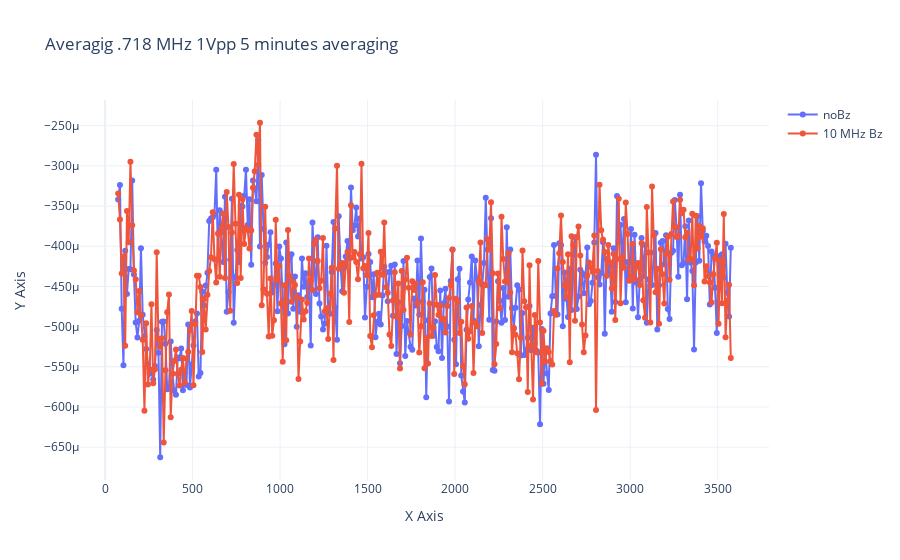

Notebook cell for this chart:
### Code cell
read_and_plot(["C:/Users/HFNV/diamondgui/temp/backup/250702h13m50s27_HahnEcho-default.pkl","C:/Users/HFNV/diamondgui/temp/backup/250702h14m03s05_HahnEcho-default.pkl"],["noBz","10 MHz Bz"])

### Figure 1 — Plotly figure (JSON) as saved in the notebook; plotly's stock layout.template omitted (floating-point values rounded to 4 significant figures; data arrays with more than 128 entries replaced by an {"elided": "..."} marker saying what was removed)
{"data": [{"mode": "lines+markers", "name": "noBz", "type": "scatter", "x": {"elided": "351 float values"}, "y": {"elided": "351 float values"}}, {"mode": "lines+markers", "name": "10 MHz Bz", "type": "scatter", "x": {"elided": "351 float values"}, "y": {"elided": "351 float values"}}], "layout": {"title": {"text": "Averagig .718 MHz 1Vpp 5 minutes averaging "}, "xaxis": {"title": {"text": "X Axis"}}, "yaxis": {"title": {"text": "Y Axis"}}}}
